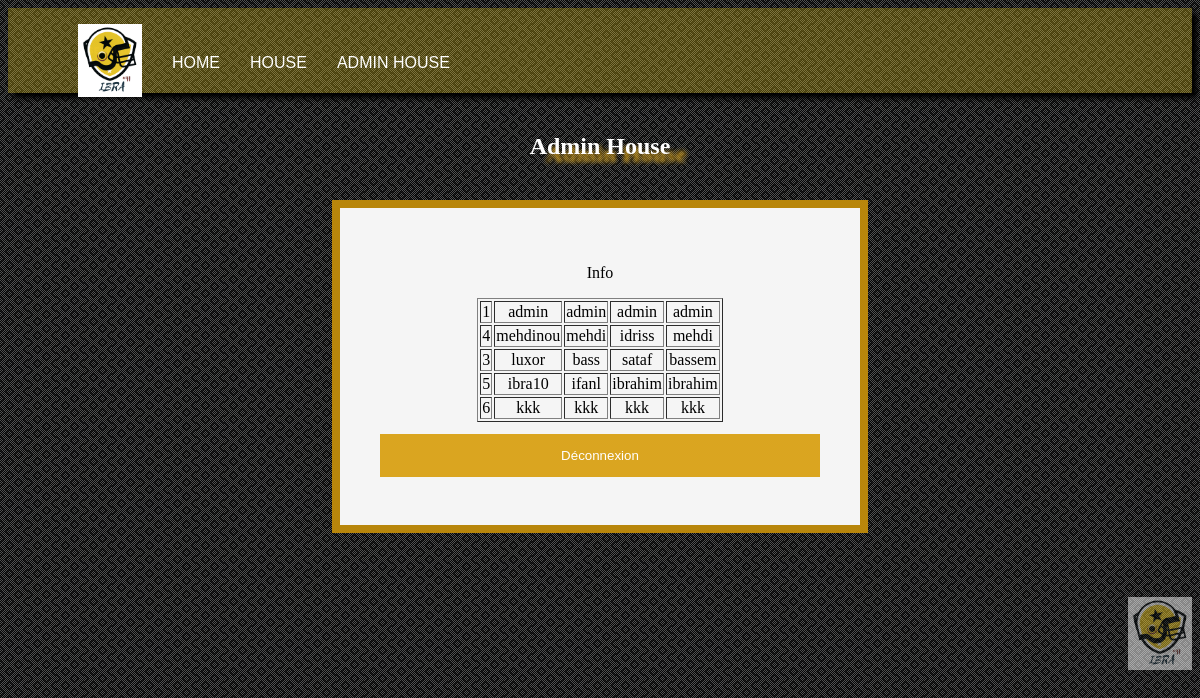
The page /admin.php (signed in) on the database its author committed.
### tables this page shows
CREATE TABLE IF NOT EXISTS `utilisateurs` (
  `id` int(11) NOT NULL AUTO_INCREMENT,
  `login` varchar(255) NOT NULL,
  `prenom` varchar(255) NOT NULL,
  `nom` varchar(255) NOT NULL,
  `password` varchar(255) NOT NULL,
  PRIMARY KEY (`id`)
);

### admin.php (the view, shortened to what this page needs)
<?php
$connexion = mysqli_connect('localhost', 'root', '', 'moduleconnexion');
$query = mysqli_query($connexion, 'SELECT * FROM `utilisateurs`');
$res = mysqli_fetch_all($query);
?>
<!DOCTYPE html>
<html lang="en">
<head>
    <link rel="stylesheet" href="./module.css">
</head>
<body>
<header>
    <nav class="nav">
        <ul>
            <li><a><img id="logo-navbar" src="./images/logoibra.png"></a></li>
            <li><a href="./index.php">Home</a></li>
            <li><a href="./profil.php">House</a></li>
            <li><a href='./admin.php'>Admin House</a></li>
        </ul>
    </nav>
</header>
<main>
    <article class="titre_profil">
        <h1 class="titre_user">Admin House</h1>
    </article>
    <article class="info">
        <form action="#" method="POST">
            <p>Info</p>
            <table border='1'>
                <?php
                foreach ($res as $key) {
                    echo "<tr>";
                foreach ($key as $value) {
                    echo "<td>$value</td>";
                }
                    echo "</tr>";
                }
                ?>
            </table>
            <input type="submit" name="deco" value="Déconnexion">
        </form>
    </article>
</main>
<footer>
    <li><a><img id="logo-navbar" src="./images/logoibra.png"></a></li>
</footer>
</body>
</html>

### module.css (style rules this page uses)
body { background-image: url(./images/motif-de-dos-1920x1080.png); }
table { display: inline-block; }
form { width:55vh; padding: 5vh; border: 1vh solid darkgoldenrod; margin: auto; background: whitesmoke; text-align: center; margin-top: 5vh; }
input[type=submit] { background-color: goldenrod; color: white; padding: 14px 20px; margin: 8px 0; border: none; cursor: pointer; width: 100%; }
nav { display: flex; justify-content: space-between; flex-direction: row; width: 100%; height: 85px; margin: 0; flex-wrap: wrap; background-color: rgba(226, 196, 24, 0.301) ; box-shadow: 5px 5px 5px black; list-style-type: none; }
ul { display: flex; align-items: center; }
li { float: right; padding-left: 30px; font-family: 'Gill Sans', 'Gill Sans MT', 'Calibri', 'Trebuchet MS', sans-serif; text-transform: uppercase; list-style: none; }
#logo-navbar { width: 8vh; height: auto; }
li a { display: block; align-items: center; color: rgb(255, 255, 255); text-align: center; padding: 0px 0px; text-decoration: none; }
footer img { margin-top: 8vh; display: flex; justify-content: flex-end; opacity: 0.5; }
.titre_user { text-shadow: 2vh 1vh 0.5vh goldenrod; color: white; display: flex; justify-content: center; margin-top: 5vh; }

### rows shown on the page
utilisateurs: id "1", value "admin"
utilisateurs: id "4", login "mehdinou", value "mehdi", nom "idriss"
utilisateurs: id "3", login "luxor", prenom "bass", nom "sataf", password "bassem"
utilisateurs: id "5", login "ibra10", prenom "ifanl", value "ibrahim"
utilisateurs: id "6", value "kkk"
